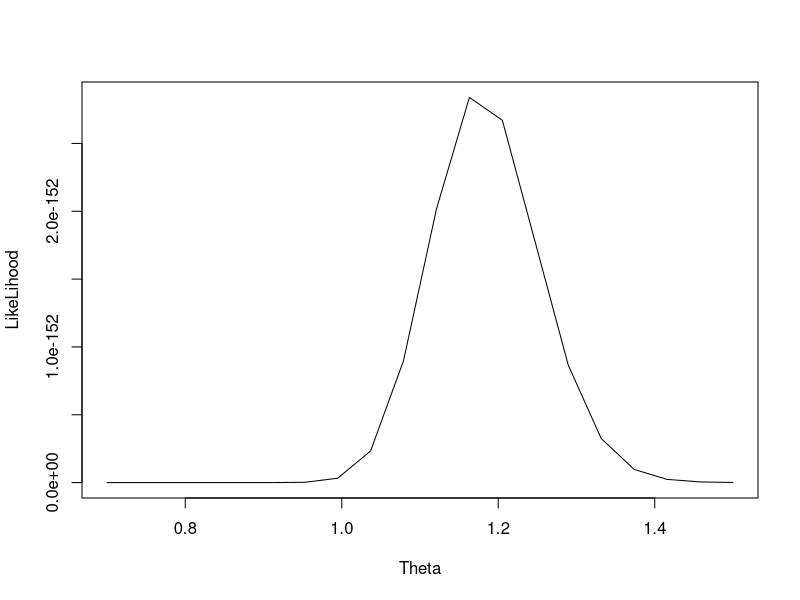

The R script that drew this image:
library(ggplot2)
Theta <- 1.1       # Choose a value for Theta to be estimated
n <- 300           # Number of samples
x <- rexp(n, rate=1/Theta)			# Generating n samples of exponentially distributed data
exp_LikeLihood <- function(theta) {
  LL <- exp(-1*sum(x)/theta)/(theta^n)
}
Theta1 <- seq(0.7,1.5,length.out=20)
z<- exp_LikeLihood(Theta1)
plot(Theta1,z, type="l", xlab="Theta", ylab="LikeLihood")
sprintf("Theta =%4.2f would maximize the Likelihood function of this exponential distributed samples", Theta1[which(z == max(z))])
